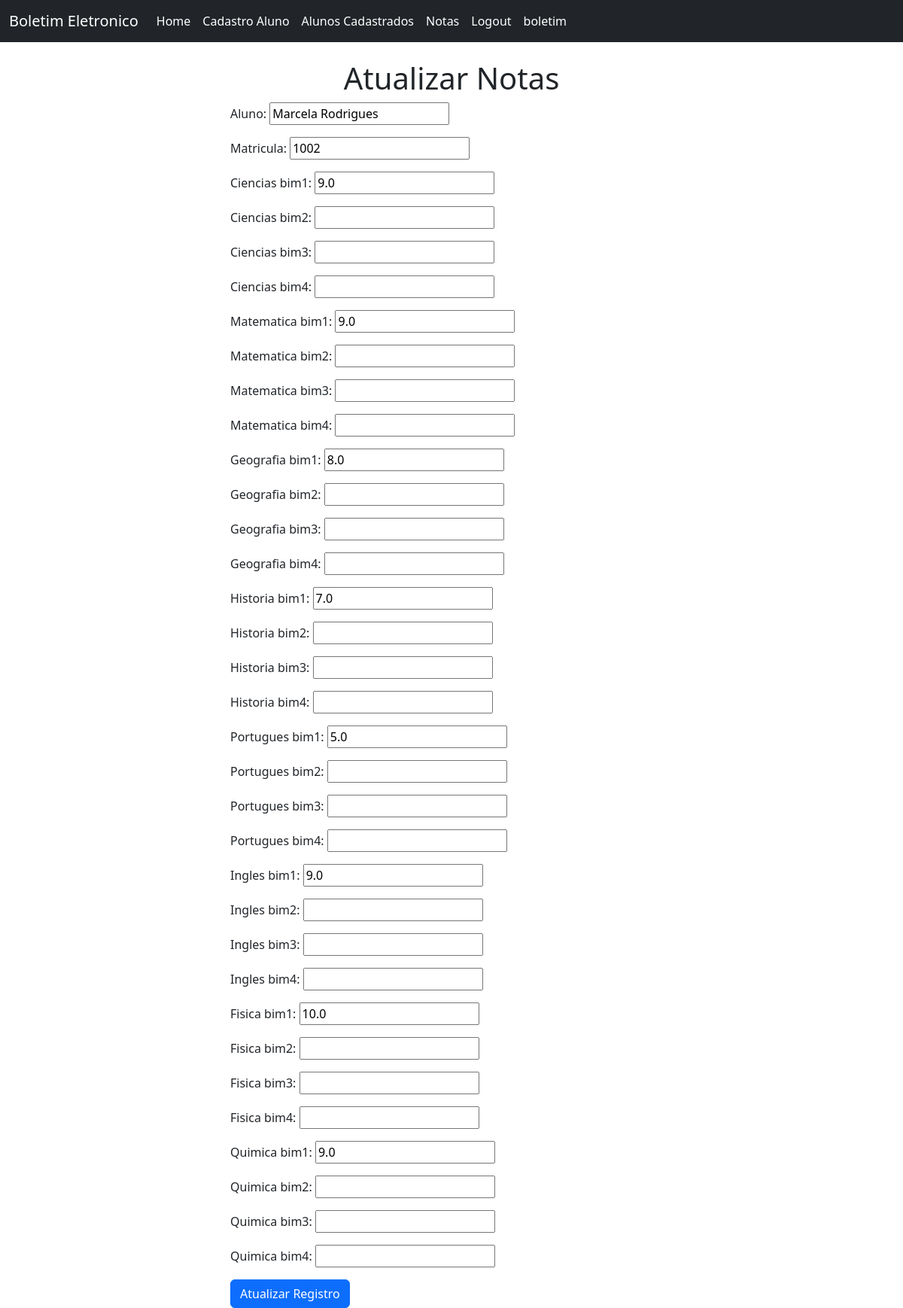
/att_notas/1002/ (signed in), run on the app's committed database.
### produtos/models.py (models this page shows, shortened)
class Boletimb(models.Model):
    aluno = models.CharField(max_length=200)
    matricula = models.CharField(max_length=10)
    ciencias_bim1 = models.FloatField(max_length=2)
    ciencias_bim2 = models.FloatField(max_length=2,blank=True, null=True)
    ciencias_bim3 = models.FloatField(max_length=2,blank=True, null=True)
    ciencias_bim4 = models.FloatField(max_length=2,blank=True, null=True)
    matematica_bim1 = models.FloatField(max_length=2)
    matematica_bim2 = models.FloatField(max_length=2,blank=True, null=True)
    matematica_bim3 = models.FloatField(max_length=2,blank=True, null=True)
    matematica_bim4 = models.FloatField(max_length=2,blank=True, null=True)
    geografia_bim1 = models.FloatField()
    geografia_bim2 = models.FloatField(max_length=2,blank=True, null=True)
    geografia_bim3 = models.FloatField(max_length=2,blank=True, null=True)
    geografia_bim4 = models.FloatField(max_length=2,blank=True, null=True)
    historia_bim1 = models.FloatField()
    historia_bim2 = models.FloatField(max_length=2,blank=True, null=True)
    historia_bim3 = models.FloatField(max_length=2,blank=True, null=True)
    historia_bim4 = models.FloatField(max_length=2,blank=True, null=True)
    portugues_bim1 = models.FloatField()
    portugues_bim2 = models.FloatField(max_length=2,blank=True, null=True)
    portugues_bim3 = models.FloatField(max_length=2,blank=True, null=True)
    portugues_bim4 = models.FloatField(max_length=2,blank=True, null=True)
    ingles_bim1 = models.FloatField()
    ingles_bim2 = models.FloatField(max_length=2,blank=True, null=True)
    ingles_bim3 = models.FloatField(max_length=2,blank=True, null=True)
    ingles_bim4 = models.FloatField(max_length=2,blank=True, null=True)
    fisica_bim1 = models.FloatField()
    fisica_bim2 = models.FloatField(max_length=2,blank=True, null=True)
    fisica_bim3 = models.FloatField(max_length=2,blank=True, null=True)
    fisica_bim4 = models.FloatField(max_length=2,blank=True, null=True)
    quimica_bim1 = models.FloatField()
    quimica_bim2 = models.FloatField(max_length=2,blank=True, null=True)
    quimica_bim3 = models.FloatField(max_length=2,blank=True, null=True)
    quimica_bim4 = models.FloatField(max_length=2,blank=True, null=True)

### produtos/views.py (the view)
# urls.py: path('att_notas/<str:matricula>/', views.att_notas, name="att_notas"),
def att_notas(request, matricula):
    if request.user.is_authenticated:
        ra =Boletimb.objects.get(matricula = matricula)
        form = BoletimForm(request.POST or None, instance=ra)
        if form.is_valid():
            form.save()
            messages.success(request, 'Registro Atualizado com Sucesso!')
            return redirect('aluno')
        return render (request, 'att_notas.html', {'form': form})
    else:
        messages.success(request,"Você deve estar Logado para executar Isso!")
        return redirect('index')

### produtos/forms.py
class BoletimForm(forms.ModelForm):
    class Meta:
        model = Boletimb
        fields = [
            'aluno', 'matricula',
            'ciencias_bim1', 'ciencias_bim2', 'ciencias_bim3', 'ciencias_bim4',
            'matematica_bim1', 'matematica_bim2', 'matematica_bim3', 'matematica_bim4',
            'geografia_bim1', 'geografia_bim2', 'geografia_bim3', 'geografia_bim4',
            'historia_bim1', 'historia_bim2', 'historia_bim3', 'historia_bim4',
            'portugues_bim1', 'portugues_bim2', 'portugues_bim3', 'portugues_bim4',
            'ingles_bim1', 'ingles_bim2', 'ingles_bim3', 'ingles_bim4',
            'fisica_bim1', 'fisica_bim2', 'fisica_bim3', 'fisica_bim4',
            'quimica_bim1', 'quimica_bim2', 'quimica_bim3', 'quimica_bim4'
        ]

### produtos/templates/att_notas.html (shortened to what this page needs)
{% extends 'base.html' %}
{% block content %}
<div class="col-md-6 offset-md-3">
<h1 style="text-align: center;">
   Atualizar Notas
</h1>
<form method="POST" action="">
{{form.as_p}}
    <button class="btn btn-primary" type="submit"> Atualizar Registro</button>
</form>
</div>
{% endblock %}

### data on the page
Boletimb: aluno "Marcela Rodrigues", matricula "1002", ciencias_bim1 "9.0", matematica_bim1 "9.0", geografia_bim1 "8.0", historia_bim1 "7.0", portugues_bim1 "5.0", ingles_bim1 "9.0", fisica_bim1 "10.0", quimica_bim1 "9.0"
